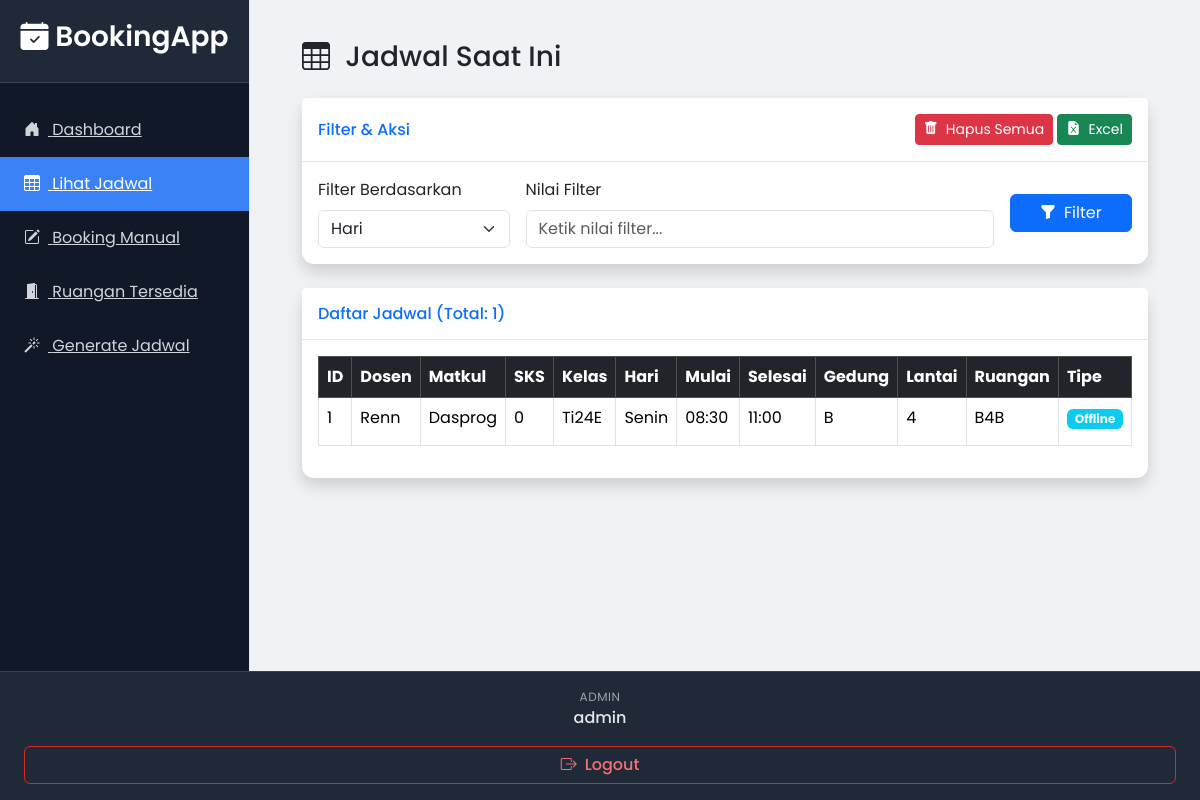
The page /jadwal (signed in) on the database its author committed.
### app.py (models this page shows)
class User(db.Model, UserMixin):
    id = db.Column(db.Integer, primary_key=True)
    username = db.Column(db.String(80), unique=True, nullable=False)
    password = db.Column(db.String(120), nullable=False)
    role = db.Column(db.String(80), nullable=False)

class Jadwal(db.Model):
    id = db.Column(db.Integer, primary_key=True)
    nama_dosen = db.Column(db.String(120), nullable=False)
    mata_kuliah = db.Column(db.String(120), nullable=False)
    kelas = db.Column(db.String(80), nullable=False)
    hari = db.Column(db.String(20), nullable=False)
    jam_mulai = db.Column(db.String(5), nullable=False)
    jam_selesai = db.Column(db.String(5), nullable=False)
    gedung = db.Column(db.String(20))
    lantai = db.Column(db.String(20))
    ruangan = db.Column(db.String(80))
    tipe_kelas = db.Column(db.String(20), nullable=False)
    user_id = db.Column(db.Integer, db.ForeignKey('user.id'))
    sks = db.Column(db.Integer, nullable=False)

### app.py (the view, shortened to what this page needs)
@app.route('/jadwal')
@login_required
def halaman_jadwal():
    filter_by = request.args.get('filter_by', 'Hari')
    filter_value = request.args.get('filter_value', '').strip()
    query = Jadwal.query
    jadwal_list = query.order_by(Jadwal.id.desc()).all()
    return render_template('view_jadwal.html', jadwal_list=jadwal_list,
                           filter_by=filter_by, filter_value=filter_value)

### app.py (called while the page is built)
@login_manager.user_loader
def load_user(user_id):
    return User.query.get(int(user_id))

@app.context_processor
def inject_data():
    return dict(data_gedung=data_gedung)

### templates/view_jadwal.html (shortened to what this page needs)
 {% extends 'base.html' %}
{% block content %}
<div class="container-fluid">
    <h1 class="h3 mb-4 text-gray-800"><i class="bi bi-table me-2"></i> Jadwal Saat Ini</h1>
    <div class="card shadow mb-4">
        <div class="card-header py-3 d-flex flex-row align-items-center justify-content-between">
            <h6 class="m-0 font-weight-bold text-primary">Filter & Aksi</h6>
            <div>
                 {% if current_user.role == 'admin' %}
                    <form method="POST" action="{{ url_for('delete_all_schedules') }}" onsubmit="return confirm('Apakah Anda yakin ingin menghapus SEMUA jadwal? Aksi ini tidak dapat dibatalkan!');" class="d-inline">
                        <button type="submit" class="btn btn-danger btn-sm"><i class="bi bi-trash-fill me-2"></i>Hapus Semua</button>
                    </form>
                {% endif %}
                <a href="{{ url_for('download_excel', filter_by=filter_by, filter_value=filter_value) }}" class="btn btn-success btn-sm"><i class="bi bi-file-earmark-excel-fill me-2"></i>Excel</a>
            </div>
        </div>
        <div class="card-body">
            <form method="GET" action="{{ url_for('halaman_jadwal') }}" class="row g-3 align-items-center">
                <div class="col-md-3">
                    <label for="filter_by" class="form-label">Filter Berdasarkan</label>
                    <select class="form-select" id="filter_by" name="filter_by">
                        <option value="Hari" {% if filter_by == 'Hari' %}selected{% endif %}>Hari</option>
                    </select>
                </div>
                <div class="col-md-7">
                    <label for="filter_value" class="form-label">Nilai Filter</label>
                    <input type="text" class="form-control" id="filter_value" name="filter_value" placeholder="Ketik nilai filter..." value="{{ filter_value }}">
                </div>
                <div class="col-md-2 d-flex align-items-end">
                    <button type="submit" class="btn btn-primary w-100"><i class="bi bi-funnel-fill me-2"></i>Filter</button>
                </div>
            </form>
        </div>
    </div>
    <div class="card shadow mb-4">
        <div class="card-header py-3">
            <h6 class="m-0 font-weight-bold text-primary">Daftar Jadwal (Total: {{ jadwal_list | length }})</h6>
        </div>
        <div class="card-body">
            <div class="table-responsive">
                {% if jadwal_list %}
                <table class="table table-bordered table-hover" id="dataTable" width="100%" cellspacing="0">
                    <thead class="table-dark">
                        <tr>
                            <th>ID</th>
                            <th>Dosen</th>
                            <th>Matkul</th>
                            <th>SKS</th>
                            <th>Kelas</th>
                            <th>Hari</th>
                            <th>Mulai</th>
                            <th>Selesai</th>
                            <th>Gedung</th>
                            <th>Lantai</th>
                            <th>Ruangan</th>
                            <th>Tipe</th>
                        </tr>
                    </thead>
                    <tbody>
                        {% for item in jadwal_list %}
                        <tr>
                            <td>{{ item.id }}</td>
                            <td>{{ item.nama_dosen }}</td>
                            <td>{{ item.mata_kuliah }}</td>
                            <td>{{ item.sks }}</td>
                            <td>{{ item.kelas }}</td>
                            <td>{{ item.hari }}</td>
                            <td>{{ item.jam_mulai }}</td>
                            <td>{{ item.jam_selesai }}</td>
                            <td>{{ item.gedung }}</td>
                            <td>{{ item.lantai }}</td>
                            <td>{{ item.ruangan }}</td>
                            <td>
                                <span class="badge bg-{{ 'info' if item.tipe_kelas == 'Offline' else 'secondary' }}">{{ item.tipe_kelas }}</span>
                            </td>
                        </tr>
                        {% endfor %}
                    </tbody>
                </table>
                {% else %}
                <div class="alert alert-info text-center">
                    Tidak ada jadwal yang ditemukan sesuai filter.
                </div>
                {% endif %}
            </div>
        </div>
    </div>
</div>
{% endblock %}

### templates/base.html (shortened to what this page needs)
 <!DOCTYPE html>
<html lang="id">
<head>
    <link href="https://cdn.jsdelivr.net/npm/bootstrap@5.3.3/dist/css/bootstrap.min.css" rel="stylesheet">
    <link rel="stylesheet" href="https://cdn.jsdelivr.net/npm/bootstrap-icons@1.11.3/font/bootstrap-icons.min.css">
    <link rel="stylesheet" href="{{ url_for('static', filename='css/style.css') }}">
</head>
<body>
    <div class="wrapper">
        <nav id="sidebar">
            <div class="sidebar-header">
                <h3><i class="bi bi-calendar-check-fill"></i> BookingApp</h3>
            </div>
            <ul class="list-unstyled components">
                <li class="{% if request.endpoint == 'landing_page' %}active{% endif %}">
                    <a href="{{ url_for('landing_page') }}"><i class="bi bi-house-door-fill me-2"></i> Dashboard</a>
                </li>
                {% if current_user.is_authenticated %}
                    <li class="{% if request.endpoint == 'halaman_jadwal' %}active{% endif %}">
                        <a href="{{ url_for('halaman_jadwal') }}"><i class="bi bi-table me-2"></i> Lihat Jadwal</a>
                    </li>
                    {% if current_user.role != 'mahasiswa' %}
                        <li class="{% if request.endpoint == 'halaman_booking' %}active{% endif %}">
                            <a href="{{ url_for('halaman_booking') }}"><i class="bi bi-pencil-square me-2"></i> Booking Manual</a>
                        </li>
                        <li class="{% if request.endpoint == 'halaman_ruangan_tersedia' %}active{% endif %}">
                            <a href="{{ url_for('halaman_ruangan_tersedia') }}"><i class="bi bi-door-open-fill me-2"></i> Ruangan Tersedia</a>
                        </li>
                    {% endif %}
                    {% if current_user.role == 'admin' %}
                        <li class="{% if request.endpoint == 'halaman_generate' %}active{% endif %}">
                            <a href="{{ url_for('halaman_generate') }}"><i class="bi bi-magic me-2"></i> Generate Jadwal</a>
                        </li>
                    {% endif %}
                {% endif %}
            </ul>
            {% if current_user.is_authenticated %}
            <div class="sidebar-footer">
                <div class="user-info">
                    <span class="user-role">{{ current_user.role|capitalize }}</span>
                    <span class="user-name">{{ current_user.username }}</span>
                </div>
                <a href="{{ url_for('logout') }}" class="btn btn-outline-danger w-100">
                    <i class="bi bi-box-arrow-right me-2"></i>Logout
                </a>
            </div>
            {% else %}
            <div class="sidebar-footer">
                <a href="{{ url_for('login') }}" class="btn btn-primary w-100">
                    <i class="bi bi-box-arrow-in-right me-2"></i>Login
                </a>
            </div>
            {% endif %}
        </nav>
        <div id="content">
            {% block content %}{% endblock %}
        </div>
    </div>
</body>
</html>

### static/css/style.css (style rules this page uses)
body { font-family: 'Poppins', sans-serif; background-color: #f0f2f5; min-height: 100vh; }
.wrapper { display: flex; width: 100%; align-items: stretch; }
#sidebar { min-width: 250px; max-width: 250px; background: #111827; color: #fff; transition: all 0.3s; border-right: 1px solid #e5e7eb; }
#sidebar .sidebar-header { padding: 20px; background: #1f2937; text-align: center; border-bottom: 1px solid #374151; }
#sidebar .sidebar-header h3 { font-weight: 600; }
#sidebar ul.components { padding: 20px 0; }
#sidebar ul li a { padding: 15px 20px; font-size: 1rem; display: block; color: #d1d5db; border-left: 4px solid transparent; transition: all 0.2s ease-in-out; }
#sidebar ul li.active > a, a[aria-expanded="true"] { color: #fff; background: #3b82f6; border-left-color: #3b82f6; }
#content { flex-grow: 1; padding: 2.5rem; transition: all 0.3s; min-height: 100vh; overflow-y: auto; }
.card { border: none; border-radius: 0.75rem; box-shadow: 0 4px 6px -1px rgb(0 0 0 / 0.1), 0 2px 4px -2px rgb(0 0 0 / 0.1); }
.card-header { background-color: #fff; border-bottom: 1px solid #e5e7eb; }
.sidebar-footer { position: absolute; bottom: 0; width: 100%; padding: 1rem 1.5rem; background-color: #1f2937; border-top: 1px solid #374151; }
.user-info { margin-bottom: 1rem; text-align: center; }
.user-info .user-role { display: block; font-size: 0.75rem; color: #9ca3af; text-transform: uppercase; letter-spacing: 0.5px; }
.user-info .user-name { display: block; font-size: 1rem; font-weight: 500; color: #e5e7eb; white-space: nowrap; overflow: hidden; text-overflow: ellipsis; }
.sidebar-footer .btn-outline-danger { color: #f87171; border-color: #dc2626; font-weight: 500; transition: all 0.2s ease-in-out; }

### rows shown on the page
User: role "ADMIN", username "admin"
Jadwal: id "1", nama_dosen "Renn", mata_kuliah "Dasprog", sks "0", kelas "Ti24E", hari "Senin", jam_mulai "08:30", jam_selesai "11:00", gedung "B", lantai "4", ruangan "B4B", tipe_kelas "Offline"

### other values the page prints
{{ jadwal_list | length }} "1"
